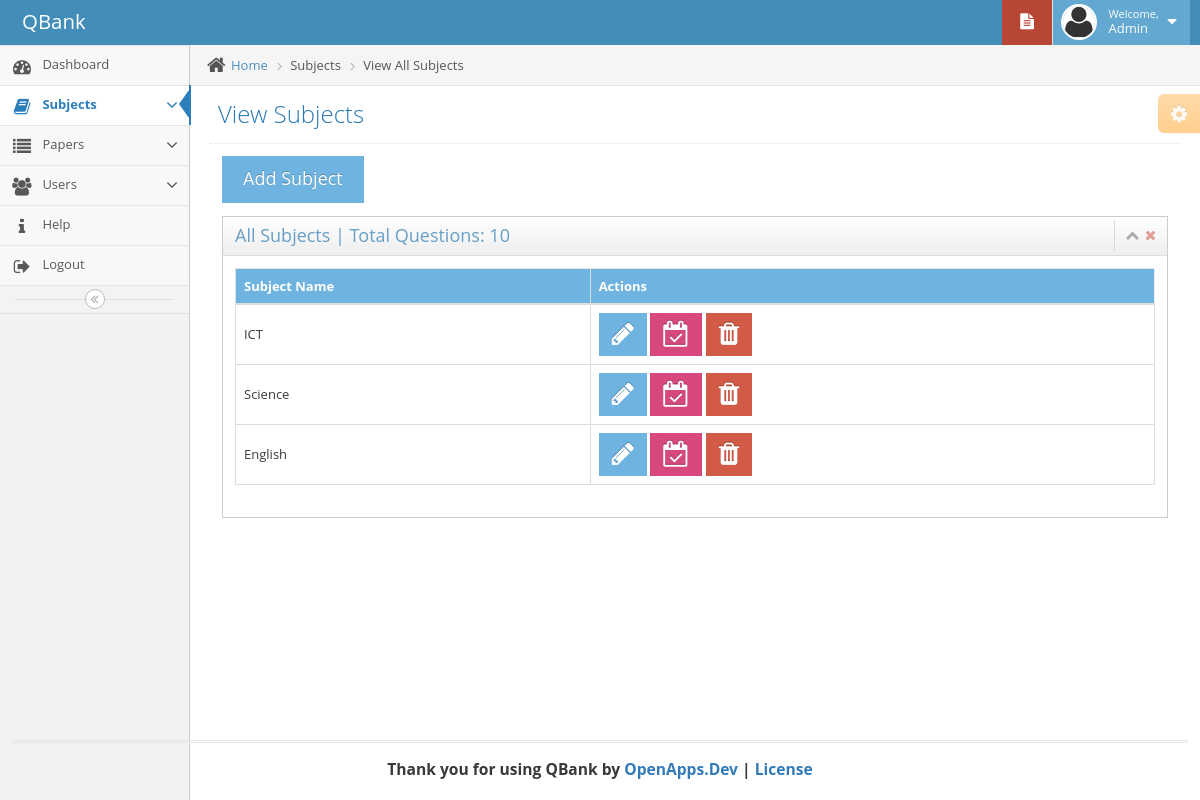
/index.php?page=ViewAllSubjects (signed in), run on the app's committed database.
### tables this page shows
CREATE TABLE `cp_users` (
  `id` int(11) NOT NULL,
  `username` varchar(45) NOT NULL,
  `password` varchar(45) NOT NULL,
  `firstname` varchar(45) NOT NULL,
  `lastname` varchar(45) NOT NULL
);

CREATE TABLE `cp_subjects` (
  `sub_id` int(11) NOT NULL,
  `sub_sub_id` int(11) DEFAULT NULL,
  `sub_name` varchar(255) DEFAULT NULL
);

### php-includes/allsubjects.inc.php (the view, shortened to what this page needs)
<?php
if(isset($_SESSION['user_id']) && isset($_SESSION['user_name'])){
?>
	<div class="main-content">
				<div class="main-content-inner">
					<div class="breadcrumbs ace-save-state" id="breadcrumbs">
						<ul class="breadcrumb">
							<li>
								<i class="ace-icon fa fa-home home-icon"></i>
								<a href="#">Home</a>
							</li>
                                                        <li >Subjects </li>
							<li class="active">View All Subjects </li>
						</ul>
					</div>
					<div class="page-content">
                                            <div class="ace-settings-container" id="ace-settings-container">
							<div class="btn btn-app btn-xs btn-warning ace-settings-btn" id="ace-settings-btn">
								<i class="ace-icon fa fa-cog bigger-130"></i>
							</div>
						</div>
						<div class="page-header">
							<h1>
								View Subjects
							</h1>
						</div>
						<div class="row">
							<div class="col-xs-12">
<div class="col-xs-12 col-sm-12">
<button style="margin-bottom: 10px;" type="button" class="btn btn-info btn-lg" data-toggle="modal" data-target="#myModal_addSubject">Add Subject</button>
<?php
        $stmt_Q_count = $db->prepare("SELECT COUNT(que_id) FROM cp_question");
        $stmt_Q_count->bind_result($TotalQuestions);
        $stmt_Q_count->execute();
?>
    <div class="widget-box">
        <div class="widget-header">
                        <h4 class="widget-title">All Subjects | Total Questions: <?php echo $TotalQuestions; ?> </h4>
                        <div class="widget-toolbar">
                                <a href="#" data-action="collapse">
                                        <i class="ace-icon fa fa-chevron-up"></i>
                                </a>
                                <a href="#" data-action="close">
                                        <i class="ace-icon fa fa-times"></i>
                                </a>
                        </div>
                </div>
                <div class="widget-body">
                        <div class="widget-main">
                                <div>
<div class="box-body table-responsive no-padding">
  <table id="vas_table" class="table table-hover table-bordered table-responsive">
                    <thead>
                        <tr style="background-color: #6fb3e0; color: white; padding-top: 12px; padding-bottom: 12px;">
                        <th>Subject Name</th>
                        <th>Actions</th>
                      </tr>
                    </thead>
                    <tbody>
                        <?php
                           $stmt_view_subjects = $db->prepare("SELECT sub_sub_id, sub_name FROM `cp_subjects` ");
                           $stmt_view_subjects->bind_result($sub_sub_id, $sub_name );
                           $stmt_view_subjects->execute();
                           while ($stmt_view_subjects->fetch()){
                        ?>
                        <tr >
                         <td style=" vertical-align: middle;"><?php echo $sub_name; ?></td>
                         <td>
                             <button title="Edit Subject" class="btn btn-info btn-sm view_data"  type="button"  id="<?php echo $sub_sub_id;  ?>"><i class="ace-icon fa fa-pencil fa-2x icon-only "></i></button>
                             <a href="index.php?page=ViewAllUnits&SubjectID=<?php echo $sub_sub_id;  ?>" title="Add Unites" class="btn btn-pink btn-sm">
                                    <i class="ace-icon fa fa-calendar-check-o fa-2x icon-only"></i>
                             </a>
                             <button title="Delete" class="view_subject_delete_data btn btn-danger btn-sm"  type="button" id="<?php echo $sub_sub_id;  ?>" ><i class="ace-icon fa fa-trash fa-2x icon-only"></i></button>
                      <?php
                           }
                      ?>
                         </td>
                      </tr>
                   </tbody>
                     </table>
                    </div>
            </div>
    </div>
    </div>
                    </div>
            </div>
    </div>
    </div>
    </div>
<?php
} else {
    header('Location: login.php');
}
?>

### php-includes/topnav.inc.php (shortened to what this page needs)
<?php
if(isset($_SESSION['user_id']) && isset($_SESSION['user_name'])){
?>
<div id="navbar" class="navbar navbar-default          ace-save-state">
			<div class="navbar-container ace-save-state" id="navbar-container">
				<div class="navbar-header pull-left">
					<a href="index.html" class="navbar-brand">
						<small>
							QBank
						</small>
					</a>
				</div>
				<div class="navbar-buttons navbar-header pull-right" role="navigation">
					<ul class="nav ace-nav">
						<li class="red dropdown-modal">
							<a data-toggle="dropdown" class="dropdown-toggle" href="#">
								<i class="ace-icon fa fa-file-text  icon-animated-vertical"></i>
							</a>
						</li>
<?php
        $stmt = $db->prepare("SELECT id, firstname, lastname FROM `cp_users` WHERE id= {$_SESSION['user_id']}");
        $stmt->bind_result($id, $FirstName, $LastName);
        $stmt->execute();
?>
						<li class="light-blue dropdown-modal">
							<a data-toggle="dropdown" href="#" class="dropdown-toggle">
								<img class="nav-user-photo" src="assets/images/avatars/avatar2.png" alt="Jason's Photo" />
								<span class="user-info">
									<small>Welcome,</small>
                                                                            <?php
                                                                        while ($stmt->fetch()){
									echo $FirstName;
                                                                        }
                                                                        ?>
								</span>
								<i class="ace-icon fa fa-caret-down"></i>
							</a>
						</li>
					</ul>
				</div>
			</div>
		</div>
<?php
} else {
    header('Location: login.php');
}
?>

### data on the page
cp_users: firstname "Admin"
cp_subjects: sub_name "ICT"
cp_subjects: sub_name "Science"
cp_subjects: sub_name "English"

### other printed values
$TotalQuestions "10"
